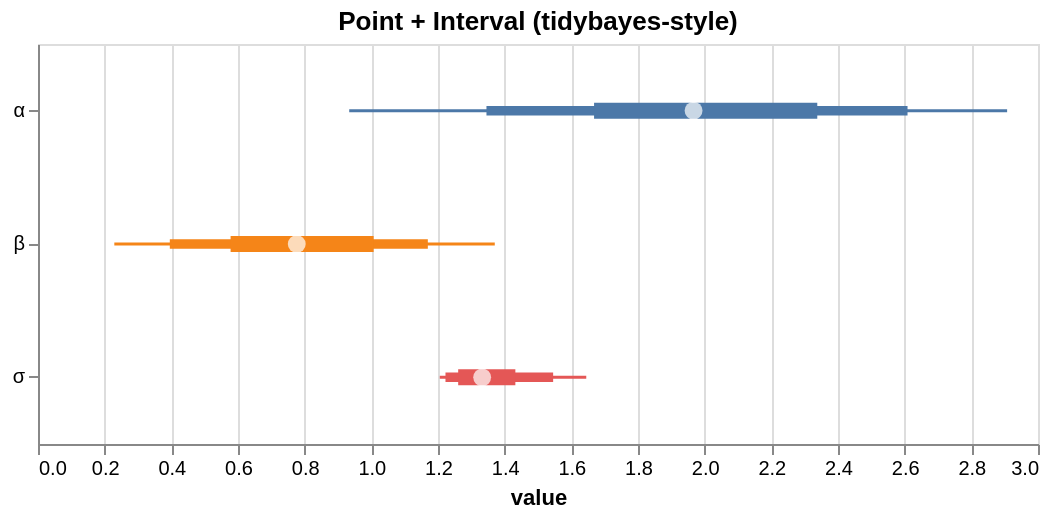

Vega-Lite specification for this chart:
### Vega-Lite specification from a JSON file in a GitHub repository (floating-point values rounded to 4 significant figures)
{"$schema": "https://vega.github.io/schema/vega-lite/v5.json", "height": 200, "layer": [{"encoding": {"x2": {"field": "hi_0_95_"}, "x": {"field": "lo_0_95_", "title": "value", "type": "quantitative"}, "color": {"field": "parameter", "type": "nominal", "legend": null}, "y": {"axis": {"title": null}, "field": "parameter", "type": "nominal"}}, "mark": {"strokeWidth": 1.5, "type": "rule"}}, {"encoding": {"x2": {"field": "hi_0_8_"}, "x": {"field": "lo_0_8_", "title": "value", "type": "quantitative"}, "color": {"field": "parameter", "type": "nominal", "legend": null}, "y": {"axis": {"title": null}, "field": "parameter", "type": "nominal"}}, "mark": {"strokeWidth": 4.75, "type": "rule"}}, {"encoding": {"x2": {"field": "hi_0_5_"}, "x": {"field": "lo_0_5_", "title": "value", "type": "quantitative"}, "color": {"field": "parameter", "type": "nominal", "legend": null}, "y": {"axis": {"title": null}, "field": "parameter", "type": "nominal"}}, "mark": {"strokeWidth": 8.0, "type": "rule"}}, {"encoding": {"x": {"field": "__point__", "type": "quantitative"}, "y": {"field": "parameter", "type": "nominal"}}, "mark": {"filled": true, "color": "white", "size": 80, "type": "point"}}], "data": {"values": [{"parameter": "α", "lo_0_95_": 0.9337, "lo_0_8_": 1.345, "hi_0_8_": 2.609, "hi_0_5_": 2.338, "__point__": 1.967, "hi_0_95_": 2.907, "lo_0_5_": 1.668}, {"parameter": "β", "lo_0_95_": 0.229, "lo_0_8_": 0.3955, "hi_0_8_": 1.169, "hi_0_5_": 1.007, "__point__": 0.7763, "hi_0_95_": 1.37, "lo_0_5_": 0.5778}, {"parameter": "σ", "lo_0_95_": 1.205, "lo_0_8_": 1.222, "hi_0_8_": 1.545, "hi_0_5_": 1.432, "__point__": 1.332, "hi_0_95_": 1.645, "lo_0_5_": 1.261}]}, "title": "Point + Interval (tidybayes-style)", "width": 500}
